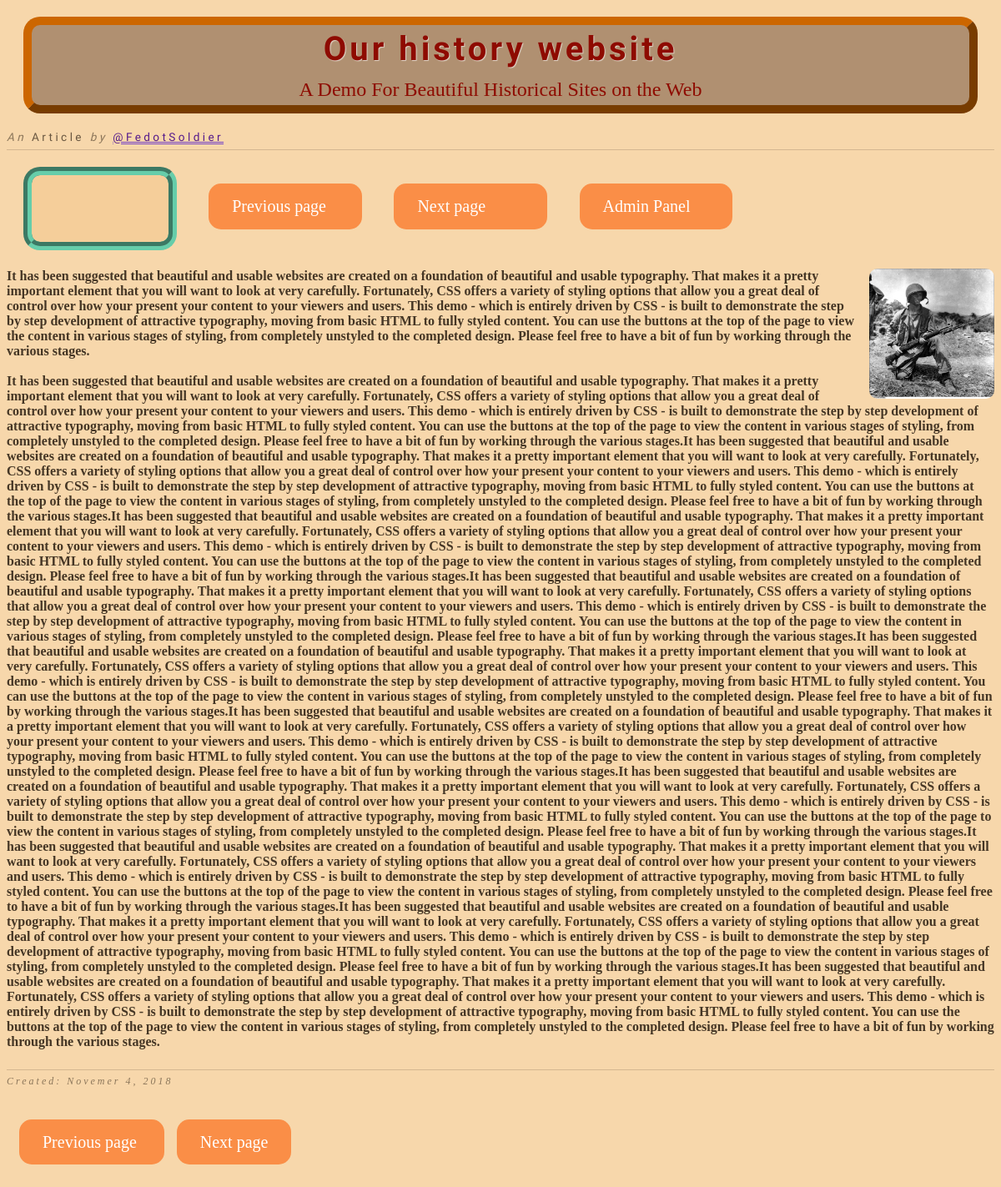
The app's page /, older data.
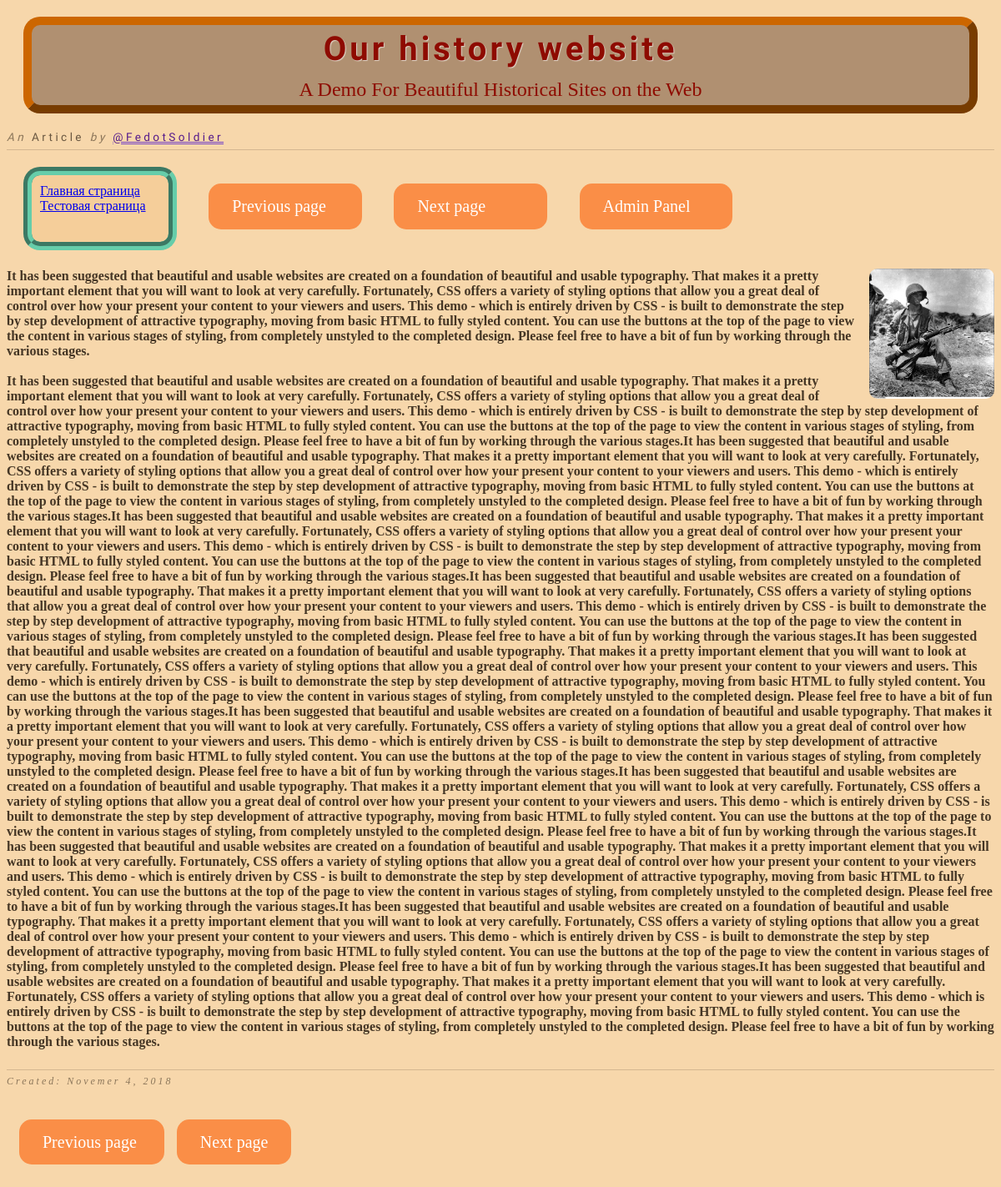
The same page, newer data.
### main/models.py (models this page shows, shortened)
class Page(models.Model):
	title = models.CharField(max_length=200)
	urlpattern_name = models.CharField(max_length=100)
	sort = models.IntegerField()

### main/views.py (the view)
# urls.py: path('', views.page_detail, {'pattern':'main_page'}),
def page_detail(request, pattern):
	pages = Page.objects.order_by('sort')
	return render(request, 'main/{}.html'.format(pattern), {'pages':pages})

### main/templates/main/main_page.html
{% extends 'main/base.html' %}
{% load staticfiles %}
{% block links %}
	<link rel="stylesheet" href="{% static 'css/mainPage.css' %}">
{% endblock %}
{% block headline %}
	Our history website<span>A Demo For Beautiful Historical Sites on the Web</span>
{% endblock %}
{% block content %}
	<div class="body">
		<p>
			<img class="img-150" src="{% static 'images/theGreatWarSoldier.jpg' %}" align="right" alt="Soviet soldier of the great Patriotic war"/>It has been suggested that beautiful and usable websites are created on a foundation of beautiful and usable typography. That makes it a pretty important element that you will want to look at very carefully. Fortunately, CSS offers a variety of styling options that allow you a great deal of control over how your present your content to your viewers and users. This demo - which is entirely driven by CSS - is built to demonstrate the step by step development of attractive typography, moving from basic HTML to fully styled content. You can use the buttons at the top of the page to view the content in various stages of styling, from completely unstyled to the completed design. Please feel free to have a bit of fun by working through the various stages.<br/><br/>It has been suggested that beautiful and usable websites are created on a foundation of beautiful and usable typography. That makes it a pretty important element that you will want to look at very carefully. Fortunately, CSS offers a variety of styling options that allow you a great deal of control over how your present your content to your viewers and users. This demo - which is entirely driven by CSS - is built to demonstrate the step by step development of attractive typography, moving from basic HTML to fully styled content. You can use the buttons at the top of the page to view the content in various stages of styling, from completely unstyled to the completed design. Please feel free to have a bit of fun by working through the various stages.It has been suggested that beautiful and usable websites are created on a foundation of beautiful and usable typography. That makes it a pretty important element that you will want to look at very carefully. Fortunately, CSS offers a variety of styling options that allow you a great deal of control over how your present your content to your viewers and users. This demo - which is entirely driven by CSS - is built to demonstrate the step by step development of attractive typography, moving from basic HTML to fully styled content. You can use the buttons at the top of the page to view the content in various stages of styling, from completely unstyled to the completed design. Please feel free to have a bit of fun by working through the various stages.It has been suggested that beautiful and usable websites are created on a foundation of beautiful and usable typography. That makes it a pretty important element that you will want to look at very carefully. Fortunately, CSS offers a variety of styling options that allow you a great deal of control over how your present your content to your viewers and users. This demo - which is entirely driven by CSS - is built to demonstrate the step by step development of attractive typography, moving from basic HTML to fully styled content. You can use the buttons at the top of the page to view the content in various stages of styling, from completely unstyled to the completed design. Please feel free to have a bit of fun by working through the various stages.It has been suggested that beautiful and usable websites are created on a foundation of beautiful and usable typography. That makes it a pretty important element that you will want to look at very carefully. Fortunately, CSS offers a variety of styling options that allow you a great deal of control over how your present your content to your viewers and users. This demo - which is entirely driven by CSS - is built to demonstrate the step by step development of attractive typography, moving from basic HTML to fully styled content. You can use the buttons at the top of the page to view the content in various stages of styling, from completely unstyled to the completed design. Please feel free to have a bit of fun by working through the various stages.It has been suggested that beautiful and usable websites are created on a foundation of beautiful and usable typography. That makes it a pretty important element that you will want to look at very carefully. Fortunately, CSS offers a variety of styling options that allow you a great deal of control over how your present your content to your viewers and users. This demo - which is entirely driven by CSS - is built to demonstrate the step by step development of attractive typography, moving from basic HTML to fully styled content. You can use the buttons at the top of the page to view the content in various stages of styling, from completely unstyled to the completed design. Please feel free to have a bit of fun by working through the various stages.It has been suggested that beautiful and usable websites are created on a foundation of beautiful and usable typography. That makes it a pretty important element that you will want to look at very carefully. Fortunately, CSS offers a variety of styling options that allow you a great deal of control over how your present your content to your viewers and users. This demo - which is entirely driven by CSS - is built to demonstrate the step by step development of attractive typography, moving from basic HTML to fully styled content. You can use the buttons at the top of the page to view the content in various stages of styling, from completely unstyled to the completed design. Please feel free to have a bit of fun by working through the various stages.It has been suggested that beautiful and usable websites are created on a foundation of beautiful and usable typography. That makes it a pretty important element that you will want to look at very carefully. Fortunately, CSS offers a variety of styling options that allow you a great deal of control over how your present your content to your viewers and users. This demo - which is entirely driven by CSS - is built to demonstrate the step by step development of attractive typography, moving from basic HTML to fully styled content. You can use the buttons at the top of the page to view the content in various stages of styling, from completely unstyled to the completed design. Please feel free to have a bit of fun by working through the various stages.It has been suggested that beautiful and usable websites are created on a foundation of beautiful and usable typography. That makes it a pretty important element that you will want to look at very carefully. Fortunately, CSS offers a variety of styling options that allow you a great deal of control over how your present your content to your viewers and users. This demo - which is entirely driven by CSS - is built to demonstrate the step by step development of attractive typography, moving from basic HTML to fully styled content. You can use the buttons at the top of the page to view the content in various stages of styling, from completely unstyled to the completed design. Please feel free to have a bit of fun by working through the various stages.It has been suggested that beautiful and usable websites are created on a foundation of beautiful and usable typography. That makes it a pretty important element that you will want to look at very carefully. Fortunately, CSS offers a variety of styling options that allow you a great deal of control over how your present your content to your viewers and users. This demo - which is entirely driven by CSS - is built to demonstrate the step by step development of attractive typography, moving from basic HTML to fully styled content. You can use the buttons at the top of the page to view the content in various stages of styling, from completely unstyled to the completed design. Please feel free to have a bit of fun by working through the various stages.It has been suggested that beautiful and usable websites are created on a foundation of beautiful and usable typography. That makes it a pretty important element that you will want to look at very carefully. Fortunately, CSS offers a variety of styling options that allow you a great deal of control over how your present your content to your viewers and users. This demo - which is entirely driven by CSS - is built to demonstrate the step by step development of attractive typography, moving from basic HTML to fully styled content. You can use the buttons at the top of the page to view the content in various stages of styling, from completely unstyled to the completed design. Please feel free to have a bit of fun by working through the various stages.
		</p>
		<p1 class="date">
			Created: Novemer 4, 2018
		</p1>
	</div>
{% endblock %}

### main/templates/main/base.html (shortened to what this page needs)
<!DOCTYPE html>
<html>
<head>
	{% block links %}
	{% endblock %}
</head>
<body>
	<h1>
		{% block headline %}{% endblock %}
	</h1>
	<div class="meta">
		An <span>Article</span> by <span><a href="">@FedotSoldier</a></span>
	</div>
	<div class="scroll-list one-line">
		{% for page in pages %}
			<a href="{% url 'page_detail' pattern=page.urlpattern_name %}">{{page.title}}</a> <br/>
		{% endfor %}
	</div>
	<a class="button one-line" href="{% url 'page_detail' pattern='main_page' %}">Previous page </a>
	<a class="button one-line" href="{% url 'page_detail' pattern='test_page' %}">Next page     </a>
	<a class="button one-line" href="/admin">Admin Panel</a>
	<br/><br/><br/><br/><br/><br/><br/>
	<div class="content">
		{% block content %}
		{% endblock %}
	</div>
	<br/><br/><br/>
	<a href="{% url 'page_detail' pattern='main_page' %}" class="button">Previous page </a>
	<a href="{% url 'page_detail' pattern='test_page' %}" class="button">Next page     </a>
	<br/><br/><br/>
</body>
</html>

### main/static/css/mainPage.css (style rules this page uses)
body { background: #f7d7ab; }
h1 { font-size: 2.5em; font-family: Ubuntu; letter-spacing: 0.1em; color: rgb(142,11,0); text-shadow: 1px 1px 1px rgba(255,255,255,0.6); border-color: #cc6600; border-width: 10px; border-style: outset; border-radius: 20px; margin: 20px; padding: 5px 40px 5px 40px; text-align: center; background-color: #b09071; }
h1 span { display: block; margin-top: 0.5em; font-family: Verdana; font-size: 0.6em; font-weight: normal; letter-spacing: 0em; text-shadow: none; }
.meta a { text-decoration: #7342c7 double underline; }
.meta { font-family: Lobster; color: rgba(69,54,37,0.6); font-size: 0.85em; font-style: italic; letter-spacing: 0.25em; border-bottom: 1px solid rgba(69,54,37,0.2); padding-bottom: 0.5em; }
.meta span { text-transform: capitalize; font-style: normal; color: rgba(69,54,37,0.8); }
.body p { font-family: Verdana; font-weight: bold; color: rgb(69,54,37); }
.date { font-family: Georgia; color: rgba(69,54,37,0.6); font-size: 0.75em; font-style: italic; letter-spacing: 0.25em; border-top: 1px solid rgba(69,54,37,0.2); display: block; padding-top: 0.5em; margin-top: 2em; }
.scroll-list { height: 100px; overflow: auto; border-color: #66cdaa; border-width: 10px; border-style: groove; border-radius: 20px; margin: 20px; padding: 10px 20px 10px 20px; background-color: #f5ce9a; }
.one-line { -webkit-box-sizing: border-box; -moz-box-sizing: border-box; box-sizing: border-box; padding: 10px; float: left; width: 15.5%; margin-right: 2%; }
.img-150 { width: 150px; margin-left: 15px; border-radius: 10px; }
a.button { margin-top: 40px; margin-left: 15px; color: #fff; user-select: none; text-decoration: none; outline: none; background-color: #fa8e47; padding: 0.8em 1.4em; border-radius: 15px; font-size: 20px; }

Row changes from the older to the newer data that the page shows:
added Page: title "Главная страница"
added Page: title "Тестовая страница"
